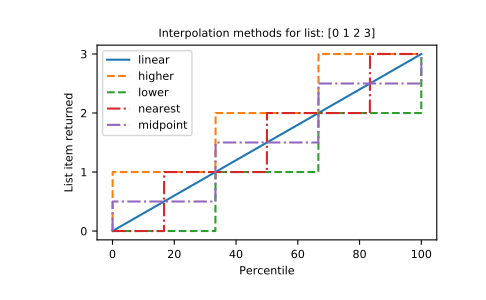

Reproduce this figure in Python.
import matplotlib.pyplot as plt

a = np.arange(4)
p = np.linspace(0, 100, 6001)
ax = plt.gca()
lines = [
    ('linear', None),
    ('higher', '--'),
    ('lower', '--'),
    ('nearest', '-.'),
    ('midpoint', '-.'),
]
for interpolation, style in lines:
    ax.plot(
        p, np.percentile(a, p, interpolation=interpolation),
        label=interpolation, linestyle=style)
ax.set(
    title='Interpolation methods for list: ' + str(a),
    xlabel='Percentile',
    ylabel='List item returned',
    yticks=a)
ax.legend()
plt.show()
